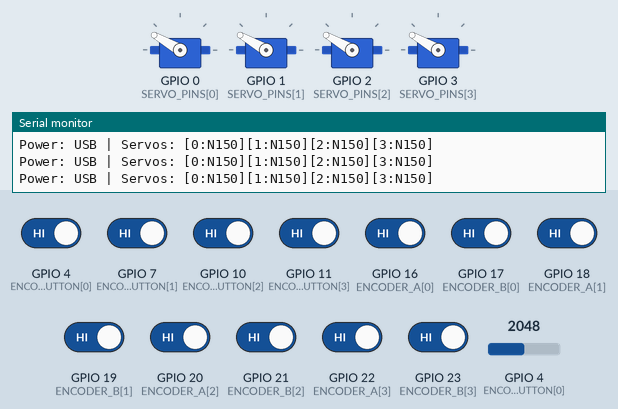
Bench run of a sketch on a simulated ESP32. Parts: 4 × servo, the last lines printed to the serial monitor. Inputs (shaded band) come from the test bench; at power-on: GPIO 4 (ENCODER_BUTTON[0]), GPIO 7 (ENCODER_BUTTON[1]), GPIO 10 (ENCODER_BUTTON[2]), GPIO 11 (ENCODER_BUTTON[3]), GPIO 16 (ENCODER_A[0]), GPIO 17 (ENCODER_B[0]), GPIO 18 (ENCODER_A[1]), GPIO 19 (ENCODER_B[1]), GPIO 20 (ENCODER_A[2]), GPIO 21 (ENCODER_B[2]), GPIO 22 (ENCODER_A[3]), GPIO 23 (ENCODER_B[3]) HIGH, GPIO 4 (ENCODER_BUTTON[0]) = 2048 (analog values on the 0–4095 scale).

Above: at 2.2 s.
2.3 s: GPIO 4 (ENCODER_BUTTON[0]) driven LOW
At 2.51 s:
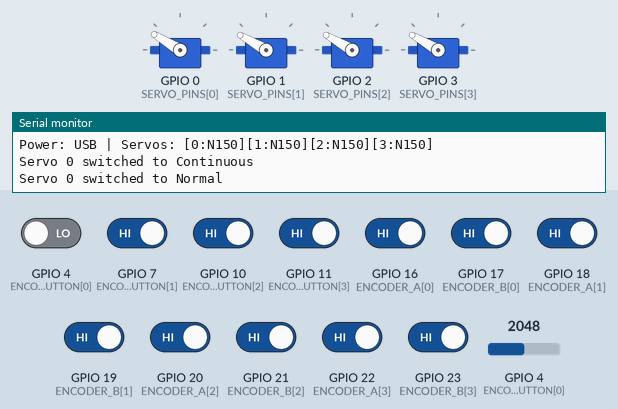
5.3 s: GPIO 4 (ENCODER_BUTTON[0]) set to 1568
8.3 s: GPIO 4 (ENCODER_BUTTON[0]) set to 1456
At 8.71 s:
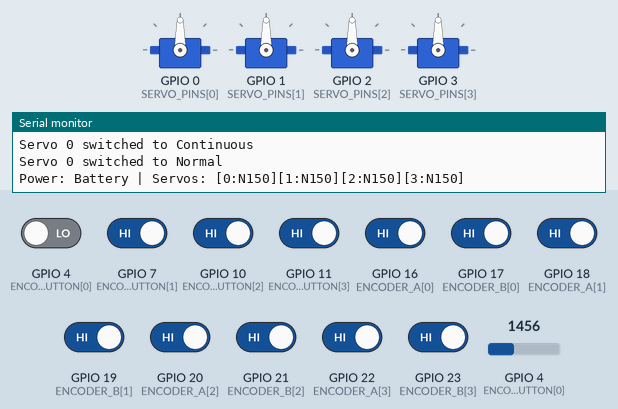
11.3 s: GPIO 7 (ENCODER_BUTTON[1]) driven LOW
At 11.38 s:
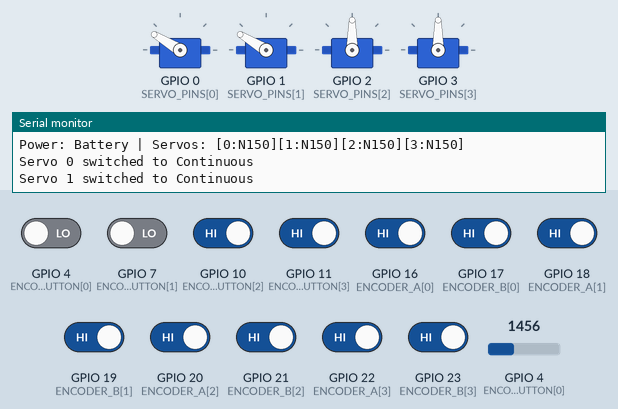
14.3 s: GPIO 10 (ENCODER_BUTTON[2]) driven LOW
At 15.26 s:
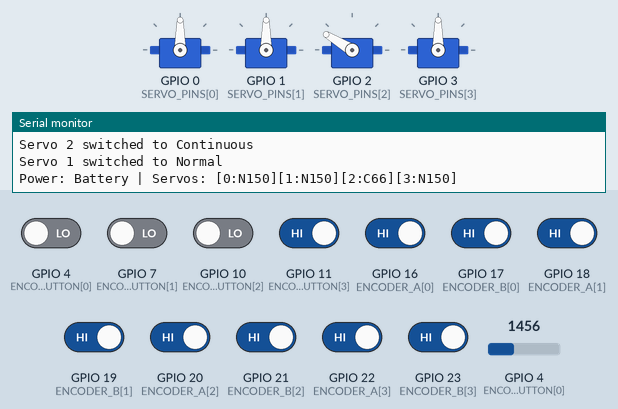
17.3 s: GPIO 11 (ENCODER_BUTTON[3]) driven LOW
At 17.68 s:
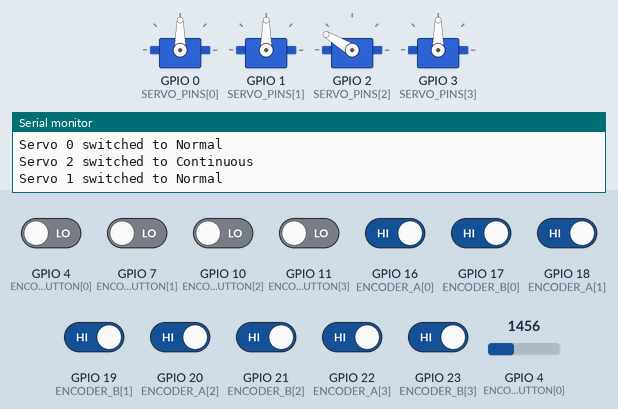
Timing chart, 0 to 21.3 s (numbered marks = the images above; inputs shaded):
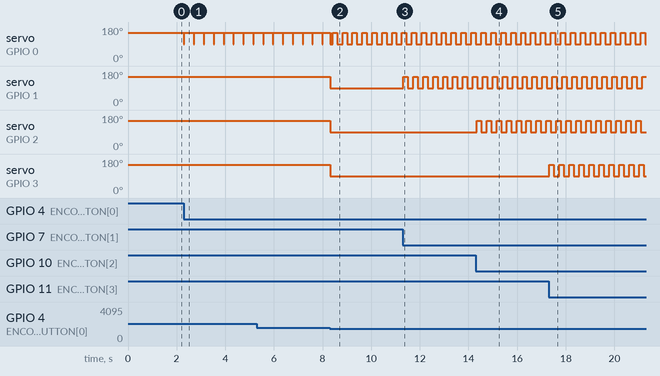

The sketch:

wizServoTester.ino
```cpp
#include <ESP32Servo.h>

// Servo PWM pins
const int SERVO_PINS[4] = {0, 1, 2, 3};

// Rotary Encoder pins (A, B, Button)
const int ENCODER_A[4] = {16, 18, 20, 22};
const int ENCODER_B[4] = {17, 19, 21, 23};
const int ENCODER_BUTTON[4] = {4, 7, 10, 11};

// USB Power detection (ADC pin reading USB voltage divider)
const int USB_DETECT_PIN = ADC1_CHANNEL_4;
const int USB_THRESHOLD = 1500;  // ADC threshold for USB detection (adjust when i get pcb)

// Servo control
Servo servos[4];
const int SERVO_MIN = 1000;    // 0° position (µs)    TODO: Change based on gobiulda servo... each one is different
const int SERVO_MAX = 2000;    // 300° position (µs)  TODO: Change based on gobiulda servo... each one is different
const int SERVO_CENTER = 1500; // Center for continuous rotation

// Servo state (did it this way to keep it organized)
struct ServoState {
  int currentAngle;           // Current position (0-300)
  int targetAngle;            // Target position
  bool isContinuous;          // true = continuous rotation, false = normal servo
  bool isMoving;              // Currently moving to target
  int continuousSpeed;        // Speed for continuous mode (-100 to 100)
  unsigned long lastUpdate;   // For smooth movement timing
};

ServoState servoState[4] = {
  {150, 150, false, false, 0, 0},
  {150, 150, false, false, 0, 0},
  {150, 150, false, false, 0, 0},
  {150, 150, false, false, 0, 0}
};

// Encoder State
struct EncoderState {
  int lastA;
  int lastB;
  int position;  // 0-255 for servo angle mapping
  unsigned long lastButtonPress;
};

EncoderState encoderState[4] = {
  {0, 0, 128, 0},
  {0, 0, 128, 0},
  {0, 0, 128, 0},
  {0, 0, 128, 0}
};

// Power State
bool isUSBPowered = false;
int lastActiveServo = -1;  // Track which servo is currently moving (USB mode)


void setup() {
  Serial.begin(115200);
  delay(1000);

  Serial.println("Servo Tester Initializing...");

  // Setup servos
  for (int i = 0; i < 4; i++) {
    servos[i].setPeriodHertz(50);  // Standard servo frequency
    servos[i].attach(SERVO_PINS[i], SERVO_MIN, SERVO_MAX);
    servos[i].write(150);  // Center all servos
  }

  // Setup encoder pins
  for (int i = 0; i < 4; i++) {
    pinMode(ENCODER_A[i], INPUT_PULLUP);
    pinMode(ENCODER_B[i], INPUT_PULLUP);
    pinMode(ENCODER_BUTTON[i], INPUT_PULLUP);
    encoderState[i].lastA = digitalRead(ENCODER_A[i]);
    encoderState[i].lastB = digitalRead(ENCODER_B[i]);
  }

  // Setup USB detection ADC
  analogReadResolution(12);  // 12-bit resolution (0-4095)

  Serial.println("Setup complete!");
}

void loop() {
  // Check USB power status
  updateUSBPowerStatus();

  // Read all encoders
  for (int i = 0; i < 4; i++) {
    updateEncoder(i);
    updateEncoderButton(i);
  }

  // Update servo positions based on power mode
  if (isUSBPowered) {
    updateServosUSBMode();
  } else {
    updateServosBatteryMode();
  }

  // Print status (will disable when done with testing)
  static unsigned long lastPrint = 0;
  if (millis() - lastPrint > 500) {
    printStatus();
    lastPrint = millis();
  }

  delay(20);  // 50Hz update rate
}


void updateUSBPowerStatus() {
  int adcValue = analogRead(USB_DETECT_PIN);
  isUSBPowered = (adcValue > USB_THRESHOLD);

  // When switching modes, stop all servos
  static bool lastUSBState = false;
  if (isUSBPowered != lastUSBState) {
    Serial.print("Power mode changed to: ");
    Serial.println(isUSBPowered ? "USB" : "Battery");
    lastUSBState = isUSBPowered;
  }
}


void updateEncoder(int encoderNum) {
  int currentA = digitalRead(ENCODER_A[encoderNum]);
  int currentB = digitalRead(ENCODER_B[encoderNum]);

  // Detect rotation (quadrature encoding)
  if (currentA != encoderState[encoderNum].lastA) {
    if (currentA == currentB) {
      // Clockwise
      encoderState[encoderNum].position = constrain(
        encoderState[encoderNum].position + 5, 0, 255
      );
    } else {
      // Counter-clockwise
      encoderState[encoderNum].position = constrain(
        encoderState[encoderNum].position - 5, 0, 255
      );
    }
  }

  encoderState[encoderNum].lastA = currentA;
  encoderState[encoderNum].lastB = currentB;

  // Map encoder position (0-255) to servo angle (0-300)
  int newAngle = map(encoderState[encoderNum].position, 0, 255, 0, 300);

  // For normal servo mode, update target angle
  if (!servoState[encoderNum].isContinuous) {
    servoState[encoderNum].targetAngle = newAngle;
  } else {
    // For continuous mode, map to speed (-100 to 100)
    servoState[encoderNum].continuousSpeed = map(newAngle, 0, 180, -100, 100);
  }
}

void updateEncoderButton(int encoderNum) {
  if (digitalRead(ENCODER_BUTTON[encoderNum]) == LOW) {
    unsigned long now = millis();

    // Debounce: only register press if >200ms since last press
    if (now - encoderState[encoderNum].lastButtonPress > 200) {
      // Toggle mode
      servoState[encoderNum].isContinuous = !servoState[encoderNum].isContinuous;

      Serial.print("Servo ");
      Serial.print(encoderNum);
      Serial.print(" switched to ");
      Serial.println(servoState[encoderNum].isContinuous ? "Continuous" : "Normal");

      // Reset servo to neutral on mode switch
      if (servoState[encoderNum].isContinuous) {
        servoState[encoderNum].continuousSpeed = 0;
      } else {
        servoState[encoderNum].targetAngle = 150;
      }

      encoderState[encoderNum].lastButtonPress = now;
    }
  }
}

// SERVO CONTROL - USB MODE
void updateServosUSBMode() {
  // USB mode: only 1 servo at a time
  // Priority: any continuous-mode servo running, else first normal-mode servo needing movement

  int servoToMove = -1;

  // Check if any continuous servo is running
  for (int i = 0; i < 4; i++) {
    if (servoState[i].isContinuous && servoState[i].continuousSpeed != 0) {
      servoToMove = i;
      break;
    }
  }

  // If no continuous servo, find first normal servo that needs movement
  if (servoToMove == -1) {
    for (int i = 0; i < 4; i++) {
      if (!servoState[i].isContinuous && servoState[i].currentAngle != servoState[i].targetAngle) {
        servoToMove = i;
        break;
      }
    }
  }

  // Move the selected servo
  for (int i = 0; i < 4; i++) {
    if (i == servoToMove) {
      moveServo(i);
    } else {
      // Stop other servos
      if (servoState[i].isContinuous) {
        servos[i].writeMicroseconds(SERVO_CENTER);  // Stop
      }
    }
  }
}

// ============= SERVO CONTROL - BATTERY MODE =============
void updateServosBatteryMode() {
  // Battery mode: all servos can move simultaneously
  for (int i = 0; i < 4; i++) {
    moveServo(i);
  }
}

// ============= MOVE INDIVIDUAL SERVO =============
void moveServo(int servoNum) {
  ServoState& servo = servoState[servoNum];

  if (servo.isContinuous) {
    // Continuous rotation mode
    if (servo.continuousSpeed == 0) {
      // Stop
      servos[servoNum].writeMicroseconds(SERVO_CENTER);
    } else if (servo.continuousSpeed > 0) {
      // Forward: speed 0-100 maps to 1500-2000 µs
      int microseconds = map(servo.continuousSpeed, 0, 100, SERVO_CENTER, SERVO_MAX);
      servos[servoNum].writeMicroseconds(microseconds);
    } else {
      // Reverse: speed -100 to 0 maps to 1000-1500 µs
      int microseconds = map(servo.continuousSpeed, -100, 0, SERVO_MIN, SERVO_CENTER);
      servos[servoNum].writeMicroseconds(microseconds);
    }
  } else {
    // Normal servo mode: smooth movement to target
    int direction = (servo.currentAngle < servo.targetAngle) ? 1 : -1;

    if (servo.currentAngle != servo.targetAngle) {
      servo.currentAngle += direction;
      servo.isMoving = true;
    } else {
      servo.isMoving = false;
    }

    // Map angle (0-300)
    int microseconds = map(servo.currentAngle, 0, 300, SERVO_MIN, SERVO_MAX);
    servos[servoNum].writeMicroseconds(microseconds);
  }
}

// printing thing (copied from rp2040 rocket thing code)
void printStatus() {
  Serial.print("Power: ");
  Serial.print(isUSBPowered ? "USB" : "Battery");
  Serial.print(" | Servos: ");

  for (int i = 0; i < 4; i++) {
    Serial.print("[");
    Serial.print(i);
    Serial.print(":");
    if (servoState[i].isContinuous) {
      Serial.print("C");
      Serial.print(servoState[i].continuousSpeed);
    } else {
      Serial.print("N");
      Serial.print(servoState[i].currentAngle);
    }
    Serial.print("]");
  }
  Serial.println();
}
```

Measured:
- the behaviour switches between 1501 and 1500 on GPIO 4 (ENCODER_BUTTON[0]) (found by bisection; images 1 and 2)
- after the input at 2.3 s, servo on GPIO 0 (SERVO_PINS[0]): alternates 149° for 0.39 s and 90° for 0.02 s, starting at once
- after the input at 8.3 s, servo on GPIO 1 (SERVO_PINS[1]), servo on GPIO 2 (SERVO_PINS[2]), servo on GPIO 3 (SERVO_PINS[3]): 150° → 90° at once
- after the input at 11.3 s, servo on GPIO 1 (SERVO_PINS[1]): alternates 149° for 0.18 s and 90° for 0.22 s, starting at once
- after the input at 14.3 s, servo on GPIO 2 (SERVO_PINS[2]): alternates 149° for 0.18 s and 90° for 0.22 s, starting at once
- after the input at 17.3 s, servo on GPIO 3 (SERVO_PINS[3]): alternates 149° for 0.18 s and 90° for 0.23 s, starting at once
